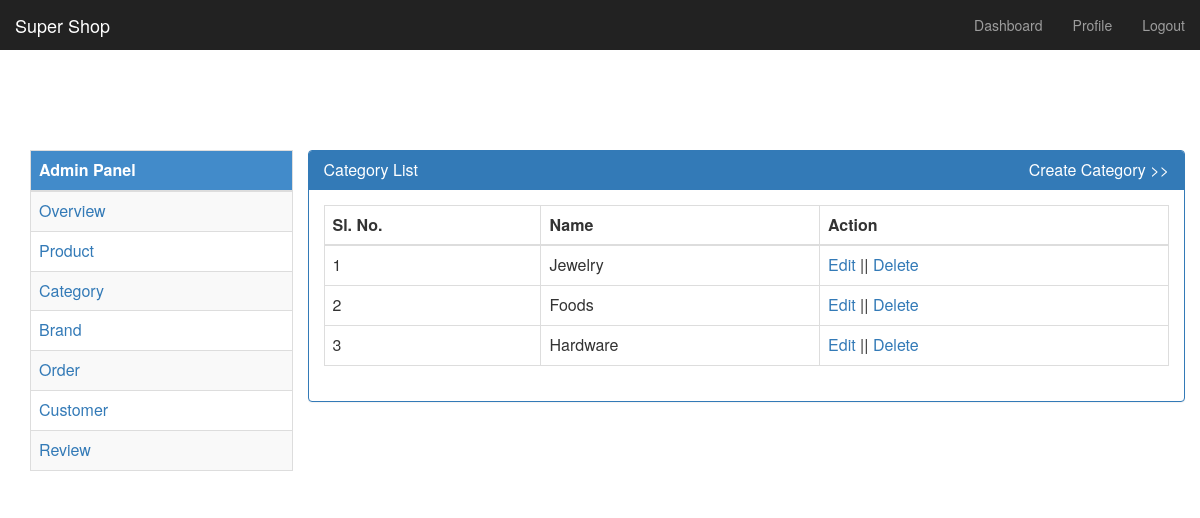
The app's page /admin/showcategory.php (signed in) with its own data.
### tables this page shows
CREATE TABLE `category` (
  `catId` int(11) NOT NULL,
  `catName` varchar(50) NOT NULL
);

### Classes/Category.php (called while the page is built, shortened)
<?php
    class Category{
     public $uhost = DB_HOST;
     public $uuser = DB_USER;
     public $upass = DB_PASS;
     public $udb   = DB_NAME;
     private $conn;
        function __construct(){
            $this -> conn = mysqli_connect($this -> uhost, $this -> uuser, $this -> upass, $this -> udb);
        }
        public function getAllCategory(){
            $this -> sql = "SELECT * FROM `category` ORDER BY catId DESC;";
            $this -> res = mysqli_query($this -> conn, $this -> sql);
            return $this -> res;
        }
    }
?>

### admin/showcategory.php (the view, shortened to what this page needs)
<?php
include('Library/header.php');
$filepath=realpath(dirname(__FILE__));
include_once($filepath.'/../Classes/Category.php');
    $cat    = new Category();
    $result = $cat -> getAllCategory();
?>
<?php
include('Library/sidebar.php');
?>
<div class="col-md-9 col-sm-12 col-xs-12">
    <div class="row">
        <div class="panel panel-primary">
            <div class="panel-heading">
                <h3 class="panel-title">Category List <span style="float:right;"><a class="panel-title" href="createcategory.php">Create Category >></a></span></h3>
            </div>
            <div class="panel-body">
                <div class="table-responsive">
                    <table class="table table-bordered">
                        <thead>
                            <th>Sl. No.</th>
                            <th>Name</th>
                            <th>Action</th>
                        </thead>
                        <tbody>
                            <?php
                                if($result){
                                    $i = 0;
                                    while($value = $result -> fetch_assoc()){
                                        $i++;
                            ?>
                            <tr>
                                <td><?php echo $i; ?></td>
                                <td><?php echo $value['catName'];?></td>
                                <td><a class="btn-link" href="editcategory.php?editcat=<?php echo $value['catId']; ?>" >Edit</a> || <a class="btn-link" href="?delcat=<?php echo $value['catId'];?>">Delete</a></td>
                            </tr>
                            <?php }}?>
                        </tbody>
                    </table>
                </div>
            </div>
        </div>
    </div>
</div>
<?php
include('Library/footer.php');
?>

### admin/css/dashboard.css (style rules this page uses)
body { padding-top: 50px; }

### records on screen
category: catName "Jewelry"
category: catName "Foods"
category: catName "Hardware"
